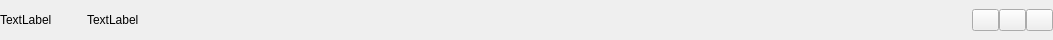
<?xml version="1.0" encoding="UTF-8"?>
<ui version="4.0">
 <class>TitleUser</class>
 <widget class="QWidget" name="TitleUser">
  <property name="geometry">
   <rect>
    <x>0</x>
    <y>0</y>
    <width>1053</width>
    <height>40</height>
   </rect>
  </property>
  <property name="sizePolicy">
   <sizepolicy hsizetype="Preferred" vsizetype="Fixed">
    <horstretch>0</horstretch>
    <verstretch>40</verstretch>
   </sizepolicy>
  </property>
  <property name="windowTitle">
   <string>Form</string>
  </property>
  <property name="styleSheet">
   <string notr="true"/>
  </property>
  <layout class="QGridLayout" name="gridLayout">
   <property name="leftMargin">
    <number>0</number>
   </property>
   <property name="topMargin">
    <number>0</number>
   </property>
   <property name="rightMargin">
    <number>0</number>
   </property>
   <property name="bottomMargin">
    <number>0</number>
   </property>
   <property name="spacing">
    <number>0</number>
   </property>
   <item row="0" column="0">
    <widget class="QWidget" name="wid_Back" native="true">
     <property name="enabled">
      <bool>true</bool>
     </property>
     <property name="sizePolicy">
      <sizepolicy hsizetype="Expanding" vsizetype="Preferred">
       <horstretch>0</horstretch>
       <verstretch>0</verstretch>
      </sizepolicy>
     </property>
     <property name="styleSheet">
      <string notr="true"/>
     </property>
     <layout class="QHBoxLayout" name="horizontalLayout">
      <property name="spacing">
       <number>0</number>
      </property>
      <property name="leftMargin">
       <number>0</number>
      </property>
      <property name="topMargin">
       <number>0</number>
      </property>
      <property name="rightMargin">
       <number>0</number>
      </property>
      <property name="bottomMargin">
       <number>0</number>
      </property>
      <item>
       <spacer name="horizontalSpacer">
        <property name="orientation">
         <enum>Qt::Horizontal</enum>
        </property>
        <property name="sizeType">
         <enum>QSizePolicy::Fixed</enum>
        </property>
        <property name="sizeHint" stdset="0">
         <size>
          <width>0</width>
          <height>20</height>
         </size>
        </property>
       </spacer>
      </item>
      <item>
       <widget class="QLabel" name="lab_Title0">
        <property name="minimumSize">
         <size>
          <width>80</width>
          <height>30</height>
         </size>
        </property>
        <property name="text">
         <string>TextLabel</string>
        </property>
       </widget>
      </item>
      <item>
       <widget class="QLabel" name="lab_Interval">
        <property name="sizePolicy">
         <sizepolicy hsizetype="Fixed" vsizetype="Expanding">
          <horstretch>2</horstretch>
          <verstretch>0</verstretch>
         </sizepolicy>
        </property>
        <property name="minimumSize">
         <size>
          <width>2</width>
          <height>0</height>
         </size>
        </property>
        <property name="sizeIncrement">
         <size>
          <width>2</width>
          <height>0</height>
         </size>
        </property>
        <property name="text">
         <string/>
        </property>
       </widget>
      </item>
      <item>
       <widget class="QLabel" name="lab_Title">
        <property name="sizePolicy">
         <sizepolicy hsizetype="Preferred" vsizetype="Fixed">
          <horstretch>0</horstretch>
          <verstretch>0</verstretch>
         </sizepolicy>
        </property>
        <property name="minimumSize">
         <size>
          <width>0</width>
          <height>35</height>
         </size>
        </property>
        <property name="maximumSize">
         <size>
          <width>16777215</width>
          <height>35</height>
         </size>
        </property>
        <property name="text">
         <string>TextLabel</string>
        </property>
       </widget>
      </item>
      <item>
       <spacer name="horizontalSpacer_3">
        <property name="orientation">
         <enum>Qt::Horizontal</enum>
        </property>
        <property name="sizeHint" stdset="0">
         <size>
          <width>40</width>
          <height>20</height>
         </size>
        </property>
       </spacer>
      </item>
      <item>
       <widget class="QPushButton" name="btnPush_Minimize">
        <property name="sizePolicy">
         <sizepolicy hsizetype="Fixed" vsizetype="Fixed">
          <horstretch>27</horstretch>
          <verstretch>22</verstretch>
         </sizepolicy>
        </property>
        <property name="minimumSize">
         <size>
          <width>27</width>
          <height>22</height>
         </size>
        </property>
        <property name="maximumSize">
         <size>
          <width>27</width>
          <height>22</height>
         </size>
        </property>
        <property name="text">
         <string/>
        </property>
       </widget>
      </item>
      <item>
       <widget class="QPushButton" name="btnPush_Maximize">
        <property name="sizePolicy">
         <sizepolicy hsizetype="Fixed" vsizetype="Fixed">
          <horstretch>27</horstretch>
          <verstretch>22</verstretch>
         </sizepolicy>
        </property>
        <property name="minimumSize">
         <size>
          <width>27</width>
          <height>22</height>
         </size>
        </property>
        <property name="maximumSize">
         <size>
          <width>27</width>
          <height>22</height>
         </size>
        </property>
        <property name="text">
         <string/>
        </property>
       </widget>
      </item>
      <item>
       <widget class="QPushButton" name="btnPush_Close">
        <property name="sizePolicy">
         <sizepolicy hsizetype="Fixed" vsizetype="Fixed">
          <horstretch>27</horstretch>
          <verstretch>22</verstretch>
         </sizepolicy>
        </property>
        <property name="minimumSize">
         <size>
          <width>27</width>
          <height>22</height>
         </size>
        </property>
        <property name="maximumSize">
         <size>
          <width>27</width>
          <height>22</height>
         </size>
        </property>
        <property name="text">
         <string/>
        </property>
       </widget>
      </item>
     </layout>
     <zorder>lab_Title</zorder>
     <zorder>btnPush_Maximize</zorder>
     <zorder>btnPush_Close</zorder>
     <zorder>btnPush_Minimize</zorder>
     <zorder>lab_Interval</zorder>
     <zorder>lab_Title0</zorder>
    </widget>
   </item>
  </layout>
 </widget>
 <resources/>
 <connections/>
</ui>
